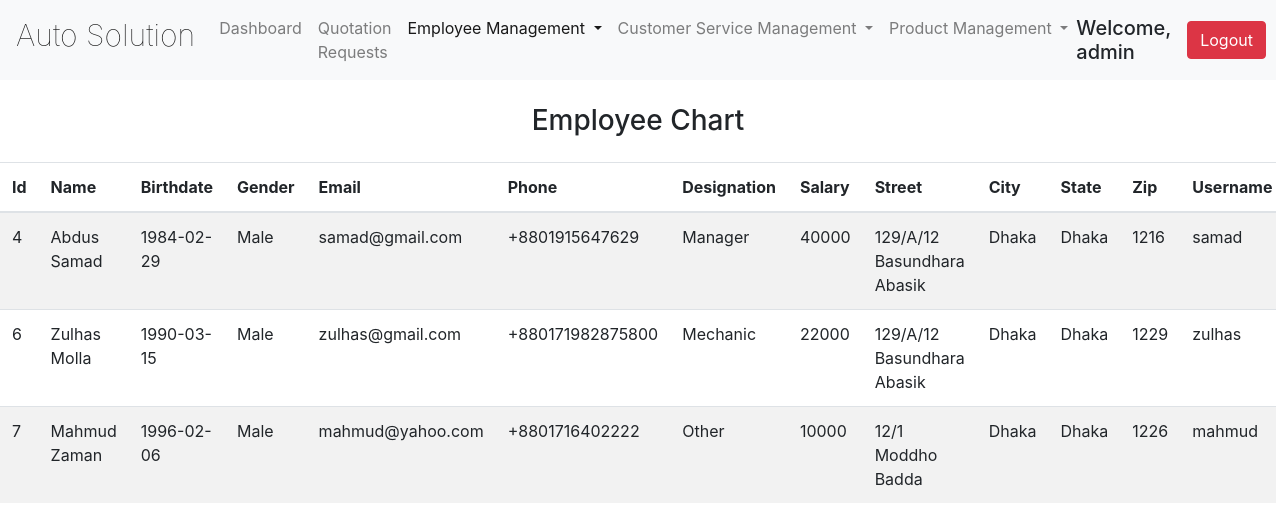
The page /views/admin_all_employee.php (signed in) on the database as committed earlier.
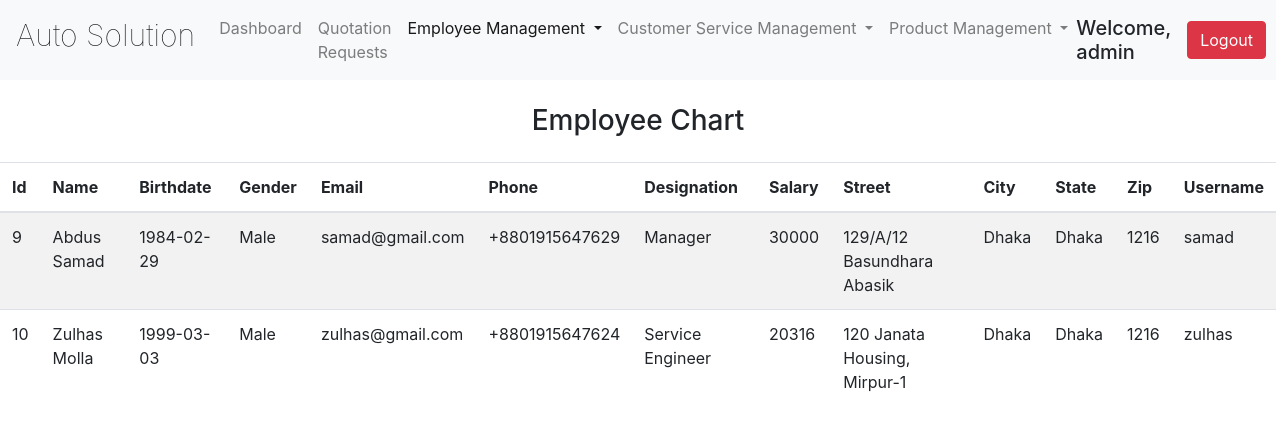
The same page on the database as committed later.
### tables this page shows
CREATE TABLE `employees_detail` (
  `id` int(11) NOT NULL,
  `first_name` varchar(50) NOT NULL,
  `last_name` varchar(50) NOT NULL,
  `birth_date` date NOT NULL,
  `gender` varchar(50) NOT NULL,
  `email` varchar(50) NOT NULL,
  `phone` varchar(50) NOT NULL,
  `designation` varchar(50) NOT NULL,
  `salary` int(50) NOT NULL,
  `street` varchar(100) NOT NULL,
  `city` varchar(50) NOT NULL,
  `state` varchar(50) NOT NULL,
  `zip` varchar(50) NOT NULL,
  `username` varchar(50) NOT NULL,
  `password` varchar(128) NOT NULL
);

### models/database_crud.php (called while the page is built, shortened)
<?php
	 $serverName="localhost";
	 $userName="root";
	 $password="";
	 $dbName="auto_solution";
	function get($query)
	{
        $data=array();
		global $serverName,$userName,$password,$dbName;
		$conn = mysqli_connect( $serverName, $userName, $password, $dbName);
        $result=mysqli_query($conn,$query);
        if(mysqli_num_rows($result) > 0)
        {
            while($row = mysqli_fetch_assoc($result))
            {
                $entity=array();
                foreach($row as $k=>$v)
                {
                    $entity[$k] = $row[$k];
                }
                $data[] = $entity;
            }
        }
		return $data;
	}
?>

### controllers/employee_signup_controller.php (called while the page is built, shortened)
<?php
require_once "../models/database_crud.php";
  function getAllEmployees()
	{
		$query ="SELECT * FROM employees_detail ORDER BY Id ASC";
		$employees = get($query);
		return $employees;
	}
?>

### views/admin_all_employee.php (the view, shortened to what this page needs)
<?php
require '../controllers/employee_signup_controller.php';
$employees = getAllEmployees();
 ?>
<!DOCTYPE html>
<html lang="en">
<head>
  <link rel="stylesheet" href="../css/bootstrap.css">
 	<link rel="stylesheet" href="https://cdn.datatables.net/1.10.12/css/dataTables.bootstrap.min.css" />
  <link rel="stylesheet" href="styles/mystyle.css">
</head>
<body>
  <header>
    <div class="mynav">
      <nav class="navbar navbar-expand-lg navbar-light bg-light">
      <a class="navbar-brand mb-2" href="user_dashboard.php">Auto Solution</a>
      <div class="collapse navbar-collapse" id="navbarSupportedContent">
        <ul class="navbar-nav mr-auto">
          <li class="nav-item">
            <a class="nav-link" href="admin_dashboard.php">Dashboard<span class="sr-only">(current)</span></a>
          </li>
          <li class="nav-item">
            <a class="nav-link" href="admin_quotation_management.php">Quotation Requests</a>
          </li>
          <li class="nav-item dropdown active">
            <a class="nav-link dropdown-toggle" href="#" id="navbarDropdown" role="button" data-toggle="dropdown" aria-haspopup="true" aria-expanded="false">
              Employee Management
            </a>
          </li>
					<li class="nav-item dropdown">
            <a class="nav-link dropdown-toggle" href="#" id="navbarDropdown" role="button" data-toggle="dropdown" aria-haspopup="true" aria-expanded="false">
              Customer Service Management
            </a>
          </li>
					<li class="nav-item dropdown">
            <a class="nav-link dropdown-toggle" href="#" id="navbarDropdown" role="button" data-toggle="dropdown" aria-haspopup="true" aria-expanded="false">
              Product Management
            </a>
          </li>
        </ul>
      <h5 class="my-sm-2 mr-lg-2">Welcome, <?php echo $_SESSION['username'];?></h5>
        <a class="btn btn-danger my-sm-2 ml-lg-2 "href="../controllers/logout.php">Logout</a>
     </div>
    </nav>
  </div>
</header>
<h3 class="display-5 text-center my-4">Employee Chart</h3>
<table class="table table-striped my-3" id="employee_data">
    <thead>
      <tr>
        <th>Id</th>
        <th>Name</th>
        <th>Birthdate</th>
        <th>Gender</th>
        <th>Email</th>
        <th>Phone</th>
        <th>Designation</th>
        <th>Salary</th>
        <th>Street</th>
        <th>City</th>
        <th>State</th>
				<th>Zip</th>
        <th>Username</th>
      </tr>
    </thead>
		<?php
				foreach($employees as $employee)
				{
					echo "<tr>";
						echo "<td>".$employee["id"]."</td>";
						echo "<td>".$employee["first_name"]." ".$employee["last_name"]."</td>";
						echo "<td>".$employee["birth_date"]."</td>";
						echo "<td>".$employee["gender"]."</td>";
						echo "<td>".$employee["email"]."</td>";
						echo "<td>".$employee["phone"]."</td>";
						echo "<td>".$employee["designation"]."</td>";
						echo "<td>".$employee["salary"]."</td>";
						echo "<td>".$employee["street"]."</th>";
						echo "<td>".$employee["city"]."</td>";
						echo "<td>".$employee["state"]."</td>";
						echo "<td>".$employee["zip"]."</td>";
						echo "<td>".$employee["username"]."</td>";
					echo "</tr>";
				}
			?>
  </table>
</body>
</html>

### views/styles/mystyle.css (style rules this page uses)
.navbar .navbar-brand { font-weight: lighter; font-size: 0.8cm; }

Rows that differ between the two databases and show on the page:
removed employees_detail: id "7", first_name "Mahmud", last_name "Zaman", birth_date "1996-02-06", gender "Male", email "mahmud@yahoo.com", phone "+8801716402222", designation "Other", salary "10000", street "12/1 Moddho Badda", city "Dhaka", state "Dhaka", zip "1226", username "mahmud"
changed employees_detail "Abdus": id "4" → "9"; salary "40000" → "30000"
changed employees_detail "Zulhas": id "6" → "10"; birth_date "1990-03-15" → "1999-03-03"; phone "+880171982875800" → "+8801915647624"; designation "Mechanic" → "Service Engineer"; salary "22000" → "20316"; street "129/A/12 Basundhara Abasik" → "120 Janata Housing, Mirpur-1"; zip "1229" → "1216"
